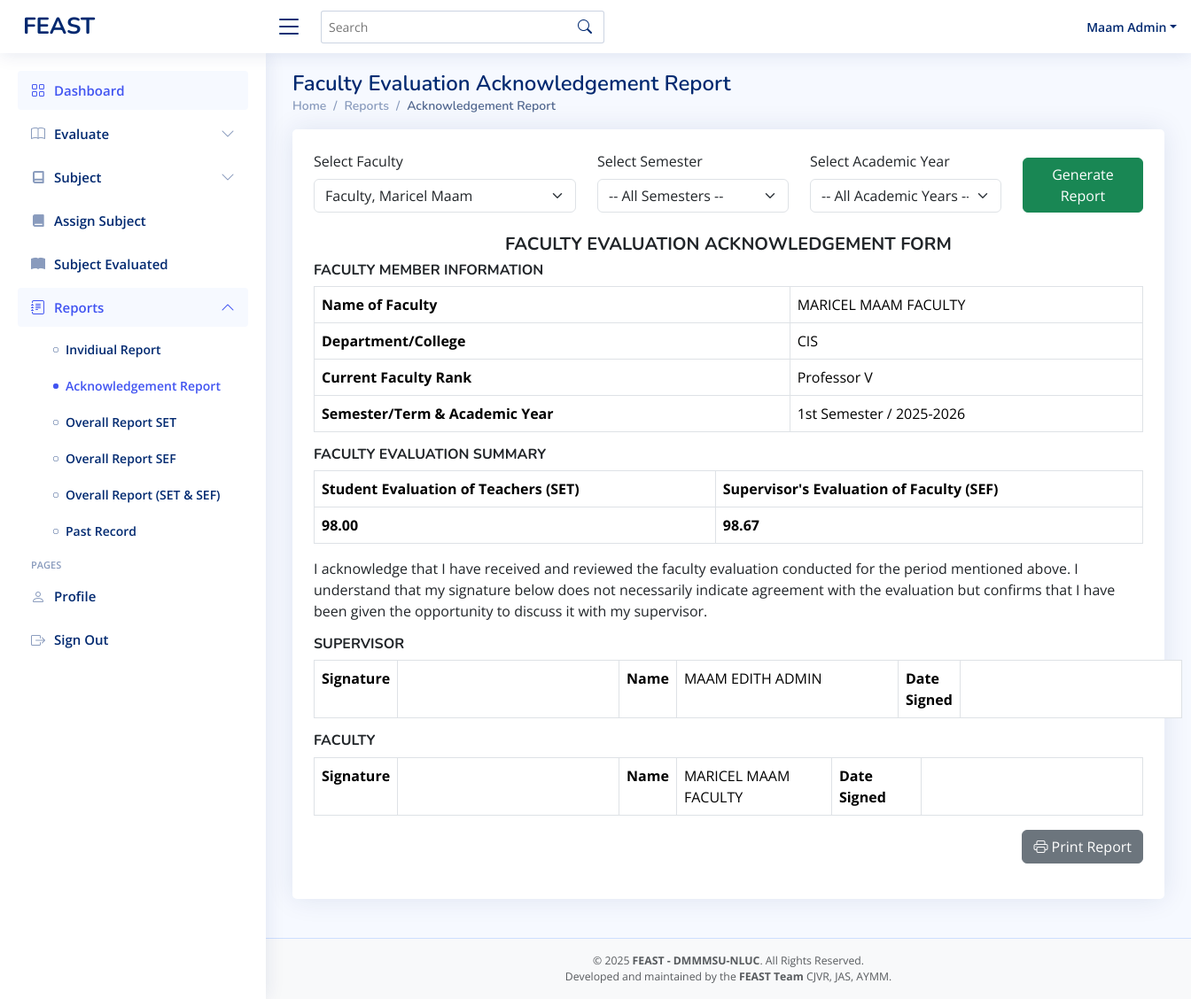
The page /admin-acknowledgementreport.php?faculty_id=001-0000-0 (signed in) on the database as committed earlier.
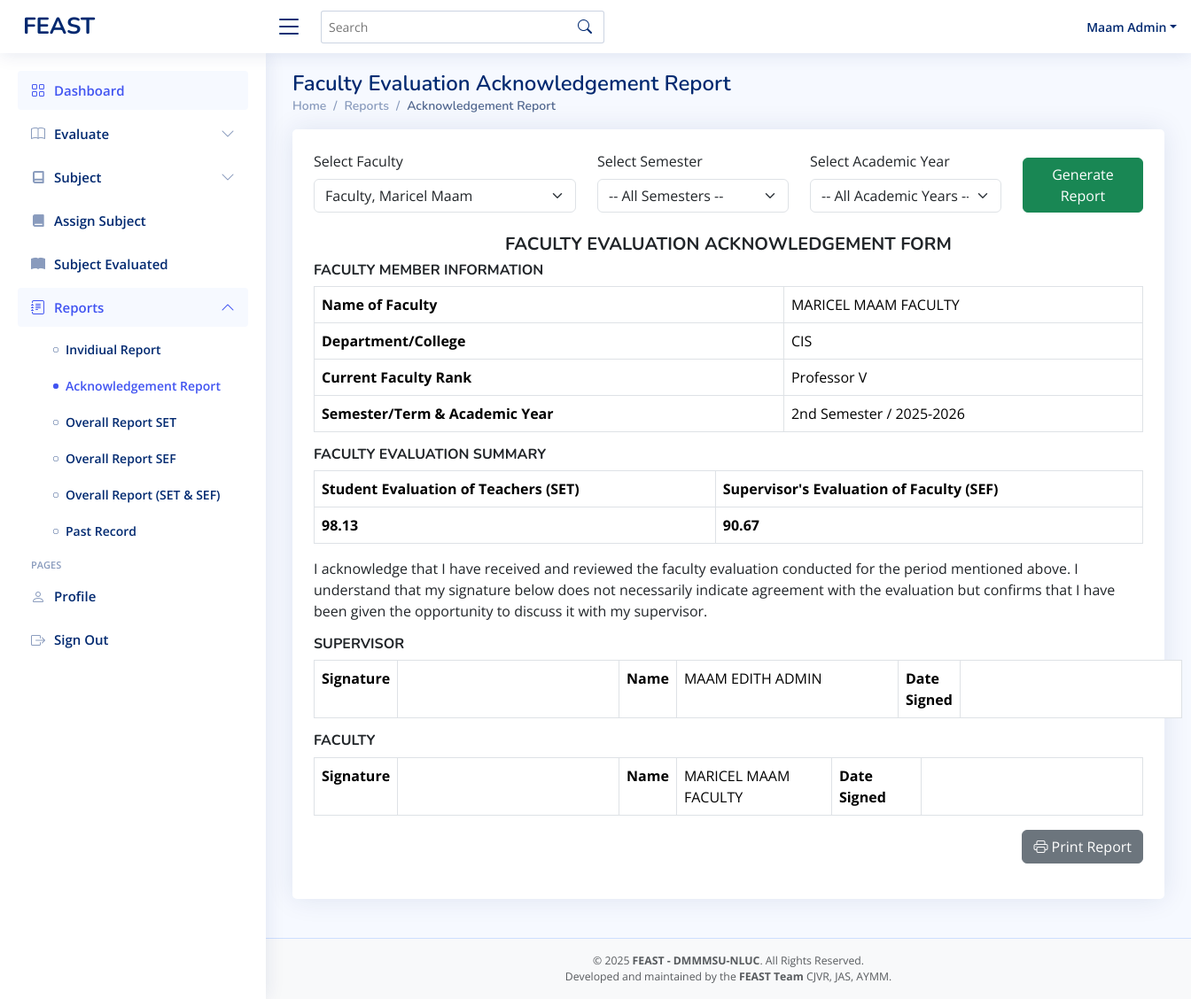
The same page on the database as committed later.
### tables this page shows
CREATE TABLE `faculty` (
  `idnumber` varchar(11) NOT NULL,
  `first_name` varchar(50) NOT NULL,
  `mid_name` varchar(50) NOT NULL,
  `last_name` varchar(50) NOT NULL,
  `password` varchar(50) DEFAULT NULL,
  `department` varchar(50) NOT NULL,
  `faculty_rank` varchar(50) DEFAULT NULL,
  `role` varchar(50) NOT NULL DEFAULT 'faculty',
  `status` varchar(11) NOT NULL DEFAULT 'active'
);

CREATE TABLE `admin_evaluation` (
  `id` int(11) NOT NULL,
  `evaluator_id` varchar(50) NOT NULL,
  `evaluatee_id` varchar(50) NOT NULL,
  `evaluator_position` varchar(50) NOT NULL,
  `academic_year` varchar(20) NOT NULL,
  `semester` enum('1st Semester','2nd Semester','Summer') NOT NULL,
  `total_score` int(11) NOT NULL,
  `computed_rating` decimal(5,2) NOT NULL,
  `comments` text DEFAULT NULL,
  `department` varchar(100) DEFAULT NULL,
  `evaluation_date` datetime DEFAULT current_timestamp()
);

### admin-acknowledgementreport.php (the view, shortened to what the rows shown need)
<?php
include 'conn/conn.php';
?>
<!DOCTYPE html>
<html lang="en">
<head>
  <?php include 'header.php'; ?>
</head>
<body>
  <main id="main" class="main">
    <div class="pagetitle">
      <h1>Faculty Evaluation Acknowledgement Report</h1>
    </div>
    <div class="card p-4 mb-4">
      <?php
      if (isset($_GET['faculty_id'])) {
        $faculty_id = $_GET['faculty_id'];
        $params_types = "s";
        $params_values = [$faculty_id];
        $admin_eval_where_clauses = ["evaluatee_id = ?"];
        $eval_where_clauses = ["faculty_id = ?"];
        $admin_eval_where_sql = implode(' AND ', $admin_eval_where_clauses);
        $eval_where_sql = implode(' AND ', $eval_where_clauses);
        $fname = $mname = $lname = $dept = $rank = '';
        $stmt = $conn->prepare("SELECT first_name, mid_name, last_name, department, faculty_rank FROM faculty WHERE idnumber = ?");
        if ($stmt) {
          $stmt->bind_param("s", $faculty_id);
          $stmt->execute();
          $stmt->bind_result($fname, $mname, $lname, $dept, $rank);
        }
        $full_name = strtoupper("$fname $mname $lname");
        $dept_display = strtoupper($dept);
        $rank_display = ucwords($rank);
        $sem = "N/A";
        $sy = "N/A";
        $stmt_sem_sy = $conn->prepare("SELECT semester, academic_year FROM admin_evaluation WHERE " . $admin_eval_where_sql . " ORDER BY evaluation_date DESC LIMIT 1");
        if ($stmt_sem_sy) {
          $stmt_sem_sy->bind_param($params_types, ...$params_values);
          $stmt_sem_sy->execute();
          $stmt_sem_sy->bind_result($sem_res, $sy_res);
          if ($stmt_sem_sy->fetch()) {
            $sem = $sem_res;
            $sy = $sy_res;
          }
        }
        $set_avg = '0.00';
        $stmt_set_avg = $conn->prepare("SELECT AVG(computed_rating) as avg FROM evaluation WHERE " . $eval_where_sql);
        if ($stmt_set_avg) {
          $stmt_set_avg->bind_param($params_types, ...$params_values);
          $stmt_set_avg->execute();
          $stmt_set_avg->bind_result($avg_res);
          if ($stmt_set_avg->fetch()) {
            $set_avg = number_format($avg_res, 2);
          }
        }
        $sef_avg = '0.00';
        $stmt_sef_avg = $conn->prepare("SELECT AVG(computed_rating) as avg FROM admin_evaluation WHERE " . $admin_eval_where_sql);
        if ($stmt_sef_avg) {
          $stmt_sef_avg->bind_param($params_types, ...$params_values);
          $stmt_sef_avg->execute();
          $stmt_sef_avg->bind_result($avg_res);
          if ($stmt_sef_avg->fetch()) {
            $sef_avg = number_format($avg_res, 2);
          }
        }
        $evaluator_name = '';
        $stmt_evaluator = $conn->prepare("SELECT evaluator_id FROM admin_evaluation WHERE " . $admin_eval_where_sql . " ORDER BY evaluation_date DESC LIMIT 1");
        if ($stmt_evaluator) {
          $stmt_evaluator->bind_param($params_types, ...$params_values);
          $stmt_evaluator->execute();
          $stmt_evaluator->bind_result($admin_evaluator_id);
          if ($stmt_evaluator->fetch()) {
            $stmt_admin_info = $conn->prepare("SELECT first_name, mid_name, last_name FROM admin WHERE idnumber = ?");
            if ($stmt_admin_info) {
              $stmt_admin_info->bind_param("s", $admin_evaluator_id);
              $stmt_admin_info->execute();
              $stmt_admin_info->bind_result($admin_fname, $admin_mname, $admin_lname);
              if ($stmt_admin_info->fetch()) {
                $evaluator_name = strtoupper($admin_fname . ' ' . $admin_mname . ' ' . $admin_lname);
              }
            }
          } else {
            $stmt_evaluator->close();
          }
        }
      ?>
        <div id="printSection">
          <h5 class="text-center"><strong>FACULTY EVALUATION ACKNOWLEDGEMENT FORM</strong></h5>
          <h6><strong>FACULTY MEMBER INFORMATION</strong></h6>
          <table class="table table-bordered w-100">
            <tr>
              <th>Name of Faculty</th>
              <td><?= htmlspecialchars($full_name) ?></td>
            </tr>
            <tr>
              <th>Department/College</th>
              <td><?= htmlspecialchars($dept_display) ?></td>
            </tr>
            <tr>
              <th>Current Faculty Rank</th>
              <td><?= htmlspecialchars($rank_display) ?></td>
            </tr>
            <tr>
              <th>Semester/Term & Academic Year</th>
              <td><?= htmlspecialchars($sem) ?> / <?= htmlspecialchars($sy) ?></td>
            </tr>
          </table>
          <h6><strong>FACULTY EVALUATION SUMMARY</strong></h6>
          <table class="table table-bordered text-center w-100">
            <thead>
              <tr>
                <th>Student Evaluation of Teachers (SET)</th>
                <th>Supervisor's Evaluation of Faculty (SEF)</th>
              </tr>
            </thead>
            <tbody>
              <tr>
                <td><strong><?= htmlspecialchars($set_avg) ?></strong></td>
                <td><strong><?= htmlspecialchars($sef_avg) ?></strong></td>
              </tr>
            </tbody>
          </table>
          <p>
            I acknowledge that I have received and reviewed the faculty evaluation conducted for the period mentioned above.
            I understand that my signature below does not necessarily indicate agreement with the evaluation but confirms that I have been given the opportunity to discuss it with my supervisor.
          </p>
          <h6><strong>SUPERVISOR</strong></h6>
          <table class="table table-bordered w-100">
            <tr>
              <th>Signature</th>
              <td class="signature-box"></td>
              <th>Name</th>
              <td class="signature-box"><?= htmlspecialchars($evaluator_name) ?></td>
              <th>Date Signed</th>
              <td class="signature-box"></td>
            </tr>
          </table>
          <h6><strong>FACULTY</strong></h6>
          <table class="table table-bordered w-100 table-responsive">
            <tr>
              <th>Signature</th>
              <td class="signature-box"></td>
              <th>Name</th>
              <td><?= htmlspecialchars($full_name) ?></td>
              <th>Date Signed</th>
              <td class="signature-box"></td>
            </tr>
          </table>
        </div>
        <div class="text-end mb-3">
          <?php
          $print_url = "admin-acknowledgementreport-print.php?faculty_id=" . urlencode($faculty_id);
          ?>
          <a href="<?= $print_url ?>" target="_blank" class="btn btn-secondary">
            <i class="bi bi-printer"></i> Print Report
          </a>
        </div>
      <?php } ?>
    </div>
  </main>
</body>
</html>

Rows that differ between the two databases and show on the page:
removed admin_evaluation: semester "1st Semester", academic_year "2025-2026"
added admin_evaluation: semester "2nd Semester", academic_year "2025-2026"
Other text that changed with them:
$set_avg: "98.00" → "98.13"
$sef_avg: "98.67" → "90.67"
